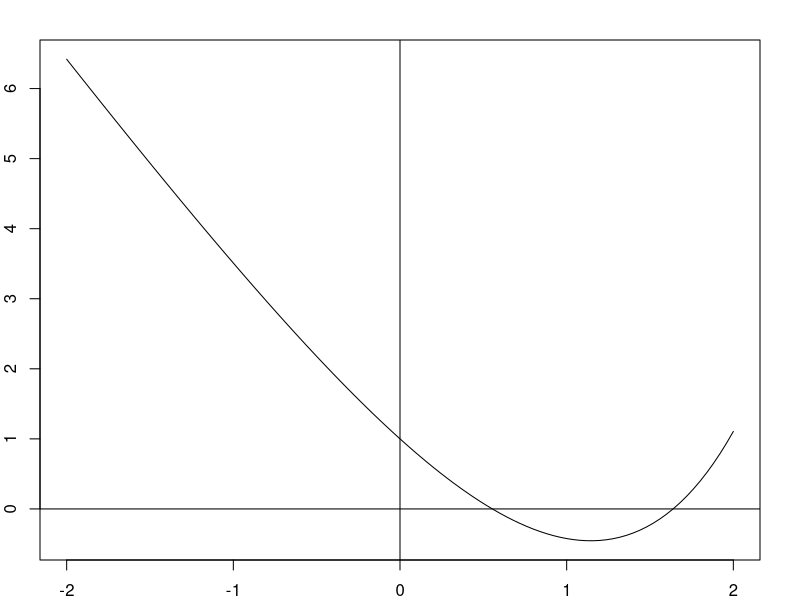
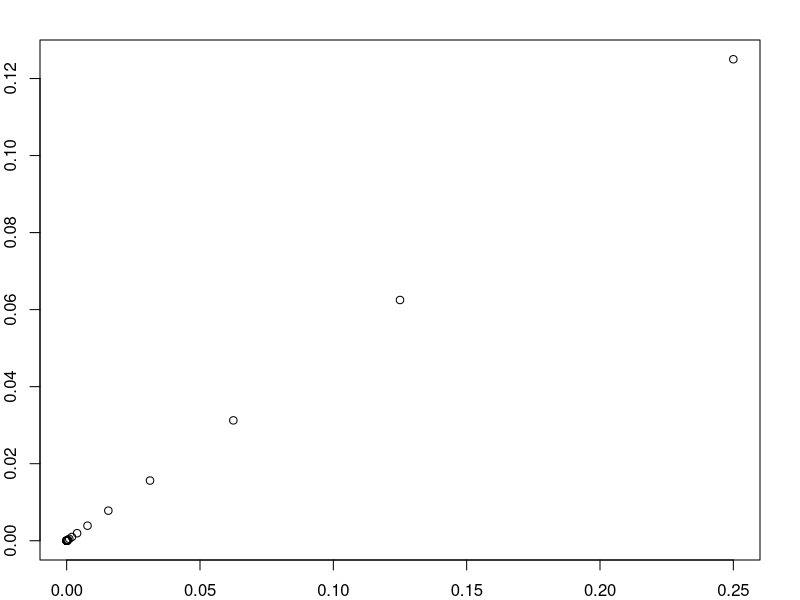
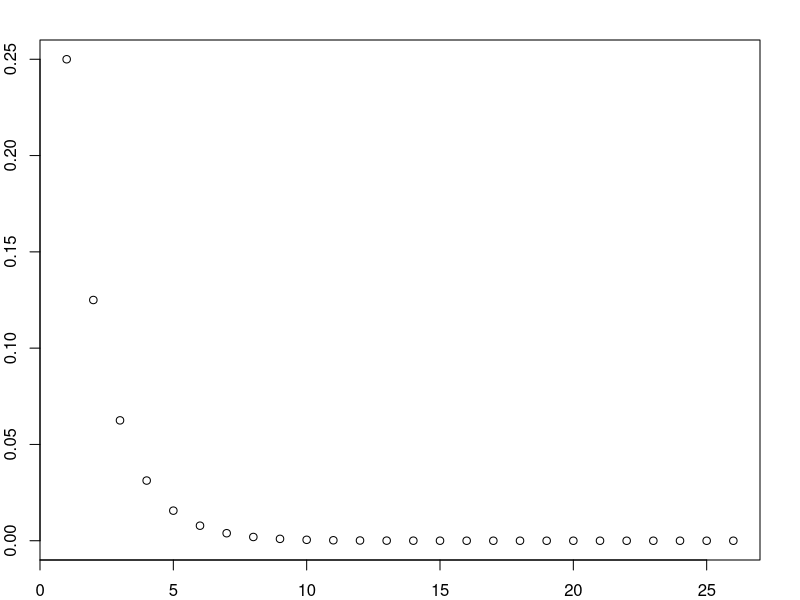
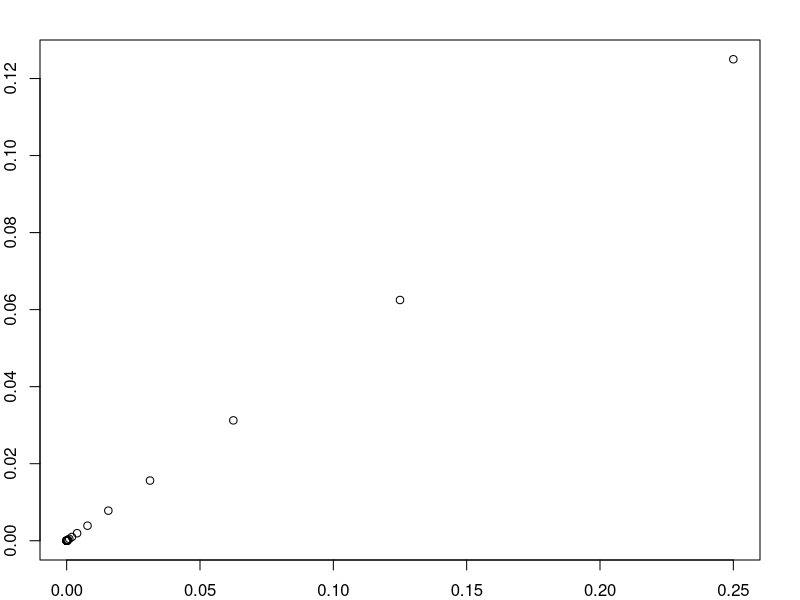
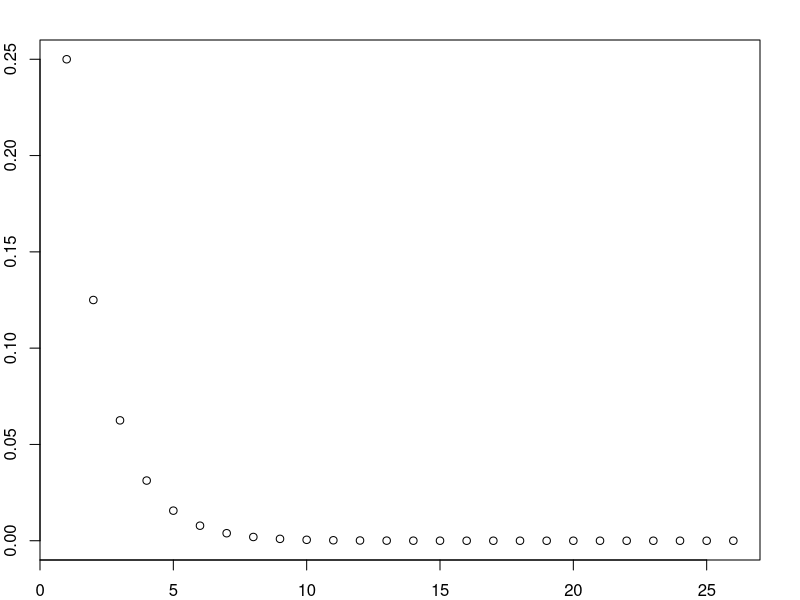

Source code (R) for these figures, in order:
biseccion = function(f, xa, xb, tol)
{
  if ( sign( f(xa)  ) == sign ( f(xb) ) ) 
  {
    stop ( "MISMO SIGGNO F(A) F(B)" )
  }  
  errores = c()
  eje_x = c()
  eje_y = c()
  a = xa 
  b = xb
  k = 0
  cat( formatC ( c( "a","b", "m", "errorE"), width = 15, format = "f", flag = " "  ), "\n")
  cont = 0
  
  repeat 
  {
    cont = cont + 1
    m = a + 0.5 * (b-a)
    
    if( f( m ) == 0)
    {
      cat("cero de f en el [",xa," "," ",xb," ] es ", m)
    }
    if( sign ( f(a) ) != sign ( f(m) ))
    {
      b = m
      
    }else
    {
      a  = m
    }
    
    dx = (b-a)/2
    errores[cont] = dx
    
    
    #imprimir estado
    
    cat( formatC( c(cont, a,b,m,dx ), digits = 7, width = -15, format = "f", flag = "  "  ), "\n" )
    k = k + 1
    #until
    if( dx < tol )
    {
      cat ("cero de f en el [",xa," "," ",xb," ] es aprox", m, "con error <=", dx )
      iter = c(1:cont)
      cont_n = 0;
      cont_e = 0;
      repeat
      {
        eje_x[cont_n] = errores[cont_e]
        eje_y[cont_n] = errores[cont_e+1]
        cont_n = cont_n + 1
        cont_e = cont_e + 1;
        
        if (cont_n == cont)
        {
          break;
        }
      }
      
      plot(eje_x, eje_y)
      plot(iter, errores)
      break;
    }
  }
}

f = function(x) signif(exp(1),8)^x-signif(pi, 8)*x
par(mar = rep(2, 4))
curve(f, -2, 2); abline( h = 0, v = 0)
biseccion(f, 0, 1, 10^-8)
biseccion(f, 1, 2, 10^-8)
